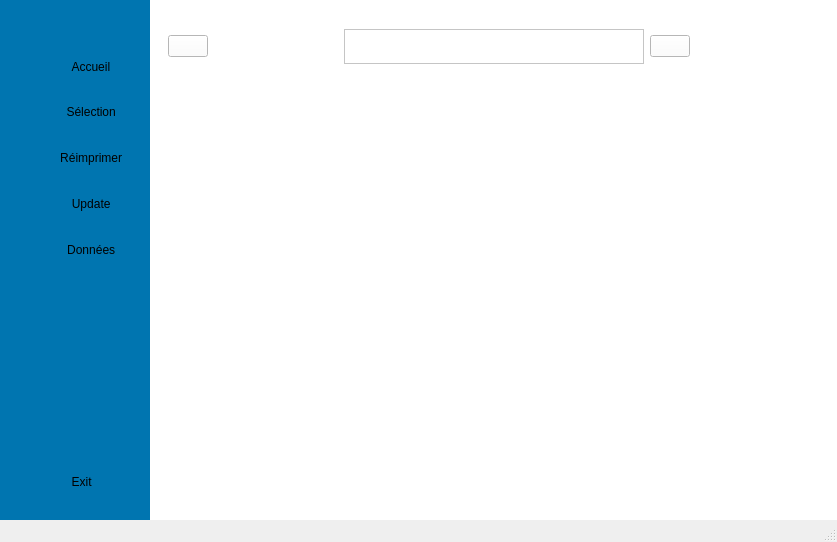
<?xml version="1.0" encoding="UTF-8"?>
<ui version="4.0">
 <class>MainWindow</class>
 <widget class="QMainWindow" name="MainWindow">
  <property name="geometry">
   <rect>
    <x>0</x>
    <y>0</y>
    <width>837</width>
    <height>542</height>
   </rect>
  </property>
  <property name="minimumSize">
   <size>
    <width>700</width>
    <height>390</height>
   </size>
  </property>
  <property name="windowTitle">
   <string>MainWindow</string>
  </property>
  <property name="toolButtonStyle">
   <enum>Qt::ToolButtonFollowStyle</enum>
  </property>
  <widget class="QWidget" name="centralwidget">
   <layout class="QHBoxLayout" name="horizontalLayout">
    <property name="spacing">
     <number>0</number>
    </property>
    <property name="sizeConstraint">
     <enum>QLayout::SetMinAndMaxSize</enum>
    </property>
    <property name="leftMargin">
     <number>0</number>
    </property>
    <property name="topMargin">
     <number>0</number>
    </property>
    <property name="rightMargin">
     <number>0</number>
    </property>
    <property name="bottomMargin">
     <number>0</number>
    </property>
    <item>
     <widget class="QWidget" name="icon_text_widget" native="true">
      <property name="enabled">
       <bool>true</bool>
      </property>
      <property name="minimumSize">
       <size>
        <width>150</width>
        <height>331</height>
       </size>
      </property>
      <property name="maximumSize">
       <size>
        <width>150</width>
        <height>16777215</height>
       </size>
      </property>
      <property name="styleSheet">
       <string notr="true">QWidget {
	background-color: rgb(0, 117, 176);
	display: none;
}
QPushButton {
  	border: none;
	border-top-left-radius: 30px;
}
QPushButton:checked {
   background-color: white;
}</string>
      </property>
      <layout class="QVBoxLayout" name="verticalLayout_7">
       <property name="rightMargin">
        <number>0</number>
       </property>
       <item>
        <widget class="QWidget" name="widget" native="true">
         <property name="styleSheet">
          <string notr="true">b</string>
         </property>
         <layout class="QVBoxLayout" name="verticalLayout_5">
          <property name="spacing">
           <number>6</number>
          </property>
          <item>
           <layout class="QHBoxLayout" name="horizontalLayout_3">
            <item>
             <widget class="QLabel" name="label_3">
              <property name="maximumSize">
               <size>
                <width>50</width>
                <height>50</height>
               </size>
              </property>
              <property name="styleSheet">
               <string notr="true">box-shadow: 0 6px 20px 0 rgba(0, 0, 0, 0.19);</string>
              </property>
              <property name="text">
               <string/>
              </property>
              <property name="pixmap">
               <pixmap resource="../../../../Images/fichier_source.qrc">:/logo/logo/logo2petit.png</pixmap>
              </property>
              <property name="scaledContents">
               <bool>false</bool>
              </property>
             </widget>
            </item>
           </layout>
          </item>
          <item>
           <widget class="QWidget" name="main_btn_widget" native="true">
            <property name="minimumSize">
             <size>
              <width>143</width>
              <height>0</height>
             </size>
            </property>
            <property name="styleSheet">
             <string notr="true">QWidget {
	display:flex;
	background-color: rgb(0, 117, 176);
	display: none;
}
QPushButton {
  	border: none;
	border-top-left-radius: 30px;
}
QPushButton:checked {
   background-color: white;
}</string>
            </property>
            <layout class="QVBoxLayout" name="verticalLayout_3">
             <property name="spacing">
              <number>6</number>
             </property>
             <item>
              <widget class="QPushButton" name="home_btn">
               <property name="minimumSize">
                <size>
                 <width>0</width>
                 <height>39</height>
                </size>
               </property>
               <property name="layoutDirection">
                <enum>Qt::LeftToRight</enum>
               </property>
               <property name="styleSheet">
                <string notr="true"/>
               </property>
               <property name="text">
                <string> Accueil</string>
               </property>
               <property name="icon">
                <iconset resource="../../../../Images/fichier_source.qrc">
                 <normaloff>:/icon/icons/002-home.png</normaloff>:/icon/icons/002-home.png</iconset>
               </property>
               <property name="iconSize">
                <size>
                 <width>30</width>
                 <height>30</height>
                </size>
               </property>
               <property name="checkable">
                <bool>true</bool>
               </property>
               <property name="autoExclusive">
                <bool>true</bool>
               </property>
              </widget>
             </item>
             <item>
              <widget class="QPushButton" name="selection_btn">
               <property name="minimumSize">
                <size>
                 <width>0</width>
                 <height>40</height>
                </size>
               </property>
               <property name="styleSheet">
                <string notr="true"/>
               </property>
               <property name="text">
                <string> Sélection</string>
               </property>
               <property name="icon">
                <iconset resource="../../../../Images/fichier_source.qrc">
                 <normaloff>:/icon/icons/011-selective.png</normaloff>:/icon/icons/011-selective.png</iconset>
               </property>
               <property name="iconSize">
                <size>
                 <width>30</width>
                 <height>30</height>
                </size>
               </property>
               <property name="checkable">
                <bool>true</bool>
               </property>
               <property name="autoExclusive">
                <bool>true</bool>
               </property>
              </widget>
             </item>
             <item>
              <widget class="QPushButton" name="reprint_btn">
               <property name="minimumSize">
                <size>
                 <width>0</width>
                 <height>40</height>
                </size>
               </property>
               <property name="styleSheet">
                <string notr="true"/>
               </property>
               <property name="text">
                <string> Réimprimer</string>
               </property>
               <property name="icon">
                <iconset resource="../../../../Images/fichier_source.qrc">
                 <normaloff>:/icon/icons/008-reprint.png</normaloff>:/icon/icons/008-reprint.png</iconset>
               </property>
               <property name="iconSize">
                <size>
                 <width>30</width>
                 <height>30</height>
                </size>
               </property>
               <property name="checkable">
                <bool>true</bool>
               </property>
               <property name="autoExclusive">
                <bool>true</bool>
               </property>
              </widget>
             </item>
             <item>
              <widget class="QPushButton" name="update_btn">
               <property name="minimumSize">
                <size>
                 <width>0</width>
                 <height>40</height>
                </size>
               </property>
               <property name="styleSheet">
                <string notr="true"/>
               </property>
               <property name="text">
                <string> Update</string>
               </property>
               <property name="icon">
                <iconset resource="../../../../Images/fichier_source.qrc">
                 <normaloff>:/icon/icons/010-data-processing.png</normaloff>:/icon/icons/010-data-processing.png</iconset>
               </property>
               <property name="iconSize">
                <size>
                 <width>30</width>
                 <height>30</height>
                </size>
               </property>
               <property name="checkable">
                <bool>true</bool>
               </property>
               <property name="autoExclusive">
                <bool>true</bool>
               </property>
              </widget>
             </item>
             <item>
              <widget class="QPushButton" name="data_btn">
               <property name="minimumSize">
                <size>
                 <width>0</width>
                 <height>40</height>
                </size>
               </property>
               <property name="styleSheet">
                <string notr="true"/>
               </property>
               <property name="text">
                <string> Données</string>
               </property>
               <property name="icon">
                <iconset resource="../../../../Images/fichier_source.qrc">
                 <normaloff>:/icon/icons/001-inbox.png</normaloff>:/icon/icons/001-inbox.png</iconset>
               </property>
               <property name="iconSize">
                <size>
                 <width>30</width>
                 <height>30</height>
                </size>
               </property>
               <property name="checkable">
                <bool>true</bool>
               </property>
               <property name="autoExclusive">
                <bool>true</bool>
               </property>
              </widget>
             </item>
            </layout>
           </widget>
          </item>
          <item>
           <spacer name="verticalSpacer_3">
            <property name="orientation">
             <enum>Qt::Vertical</enum>
            </property>
            <property name="sizeHint" stdset="0">
             <size>
              <width>20</width>
              <height>178</height>
             </size>
            </property>
           </spacer>
          </item>
          <item>
           <widget class="QWidget" name="widget" native="true">
            <property name="minimumSize">
             <size>
              <width>0</width>
              <height>50</height>
             </size>
            </property>
            <property name="maximumSize">
             <size>
              <width>16777215</width>
              <height>16777215</height>
             </size>
            </property>
            <layout class="QHBoxLayout" name="horizontalLayout_2">
             <item>
              <spacer name="horizontalSpacer_4">
               <property name="orientation">
                <enum>Qt::Horizontal</enum>
               </property>
               <property name="sizeHint" stdset="0">
                <size>
                 <width>11</width>
                 <height>20</height>
                </size>
               </property>
              </spacer>
             </item>
             <item>
              <widget class="QPushButton" name="exit_btn_2">
               <property name="minimumSize">
                <size>
                 <width>80</width>
                 <height>50</height>
                </size>
               </property>
               <property name="maximumSize">
                <size>
                 <width>80</width>
                 <height>60</height>
                </size>
               </property>
               <property name="styleSheet">
                <string notr="true">border:none;</string>
               </property>
               <property name="text">
                <string> Exit</string>
               </property>
               <property name="icon">
                <iconset resource="../../../../Images/fichier_source.qrc">
                 <normaloff>:/icon/icons/013-logout.png</normaloff>:/icon/icons/013-logout.png</iconset>
               </property>
               <property name="iconSize">
                <size>
                 <width>30</width>
                 <height>30</height>
                </size>
               </property>
              </widget>
             </item>
             <item>
              <spacer name="horizontalSpacer_3">
               <property name="orientation">
                <enum>Qt::Horizontal</enum>
               </property>
               <property name="sizeHint" stdset="0">
                <size>
                 <width>12</width>
                 <height>20</height>
                </size>
               </property>
              </spacer>
             </item>
            </layout>
           </widget>
          </item>
         </layout>
        </widget>
       </item>
      </layout>
     </widget>
    </item>
    <item>
     <widget class="QWidget" name="main_page" native="true">
      <property name="styleSheet">
       <string notr="true">background-color:white;</string>
      </property>
      <layout class="QVBoxLayout" name="verticalLayout_8">
       <item>
        <widget class="QWidget" name="header" native="true">
         <property name="minimumSize">
          <size>
           <width>0</width>
           <height>75</height>
          </size>
         </property>
         <property name="maximumSize">
          <size>
           <width>16777215</width>
           <height>75</height>
          </size>
         </property>
         <layout class="QHBoxLayout" name="horizontalLayout_4">
          <item>
           <widget class="QPushButton" name="hamburger_btn">
            <property name="text">
             <string/>
            </property>
            <property name="icon">
             <iconset resource="../../../../Images/fichier_source.qrc">
              <normaloff>:/icon/icons/005-menu-bar.png</normaloff>:/icon/icons/005-menu-bar.png</iconset>
            </property>
            <property name="iconSize">
             <size>
              <width>40</width>
              <height>40</height>
             </size>
            </property>
            <property name="checkable">
             <bool>true</bool>
            </property>
            <property name="checked">
             <bool>false</bool>
            </property>
           </widget>
          </item>
          <item>
           <spacer name="horizontalSpacer">
            <property name="orientation">
             <enum>Qt::Horizontal</enum>
            </property>
            <property name="sizeHint" stdset="0">
             <size>
              <width>40</width>
              <height>20</height>
             </size>
            </property>
           </spacer>
          </item>
          <item>
           <widget class="QTextEdit" name="textEdit">
            <property name="minimumSize">
             <size>
              <width>300</width>
              <height>0</height>
             </size>
            </property>
            <property name="maximumSize">
             <size>
              <width>500</width>
              <height>35</height>
             </size>
            </property>
           </widget>
          </item>
          <item>
           <widget class="QPushButton" name="pushButton">
            <property name="text">
             <string/>
            </property>
            <property name="icon">
             <iconset resource="../../../../Images/fichier_source.qrc">
              <normaloff>:/icon/icons/004-search-interface-symbol.png</normaloff>:/icon/icons/004-search-interface-symbol.png</iconset>
            </property>
            <property name="iconSize">
             <size>
              <width>20</width>
              <height>20</height>
             </size>
            </property>
           </widget>
          </item>
          <item>
           <spacer name="horizontalSpacer_2">
            <property name="orientation">
             <enum>Qt::Horizontal</enum>
            </property>
            <property name="sizeHint" stdset="0">
             <size>
              <width>40</width>
              <height>20</height>
             </size>
            </property>
           </spacer>
          </item>
         </layout>
        </widget>
       </item>
       <item>
        <widget class="QStackedWidget" name="body">
         <property name="styleSheet">
          <string notr="true"/>
         </property>
         <property name="currentIndex">
          <number>0</number>
         </property>
         <widget class="QWidget" name="home"/>
         <widget class="QWidget" name="selection"/>
        </widget>
       </item>
      </layout>
     </widget>
    </item>
   </layout>
  </widget>
  <widget class="QMenuBar" name="menubar">
   <property name="geometry">
    <rect>
     <x>0</x>
     <y>0</y>
     <width>837</width>
     <height>22</height>
    </rect>
   </property>
  </widget>
  <widget class="QStatusBar" name="statusbar"/>
 </widget>
 <resources>
  <include location="../../../../Images/fichier_source.qrc"/>
  <include location="../../../../../../../../../../Images/fichier_source.qrc"/>
  <include location="../../../../../Images/fichier_source.qrc"/>
 </resources>
 <connections>
  <connection>
   <sender>hamburger_btn</sender>
   <signal>toggled(bool)</signal>
   <receiver>icon_text_widget</receiver>
   <slot>setVisible(bool)</slot>
   <hints>
    <hint type="sourcelabel">
     <x>295</x>
     <y>83</y>
    </hint>
    <hint type="destinationlabel">
     <x>244</x>
     <y>258</y>
    </hint>
   </hints>
  </connection>
 </connections>
</ui>
